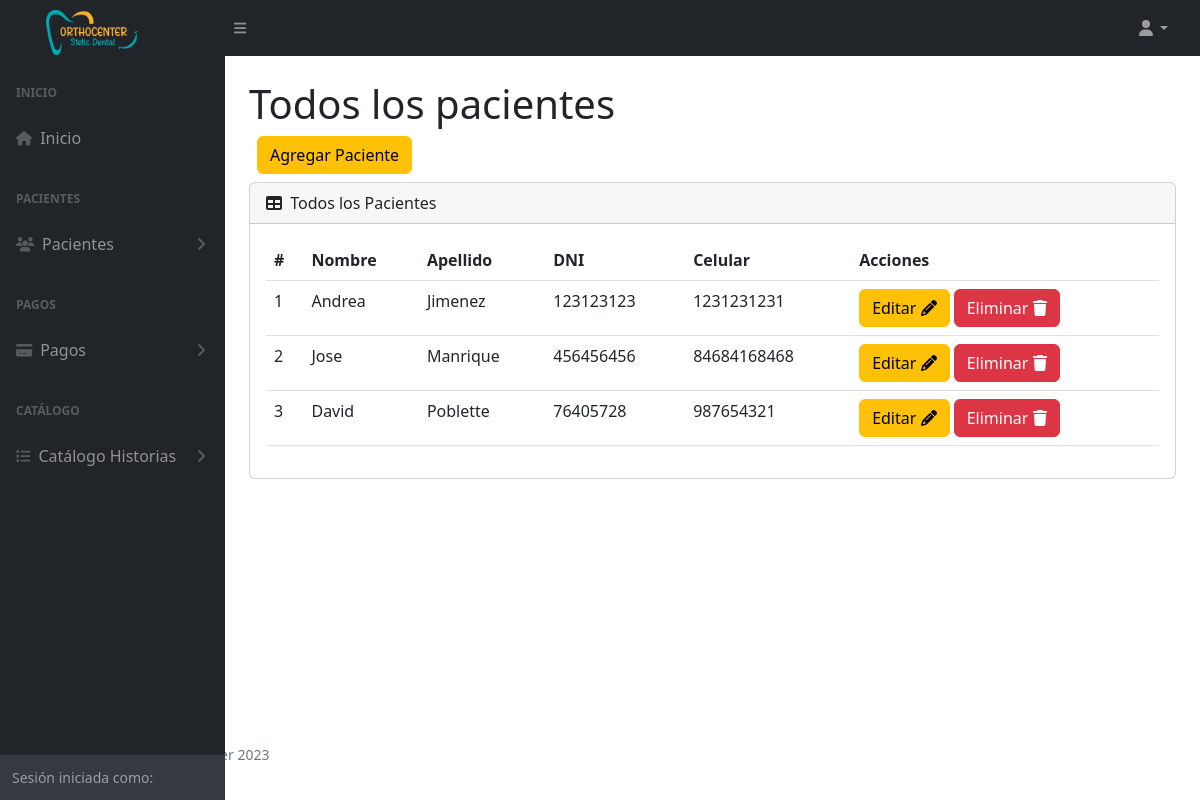
The app's page /pacientes (signed in), older data.
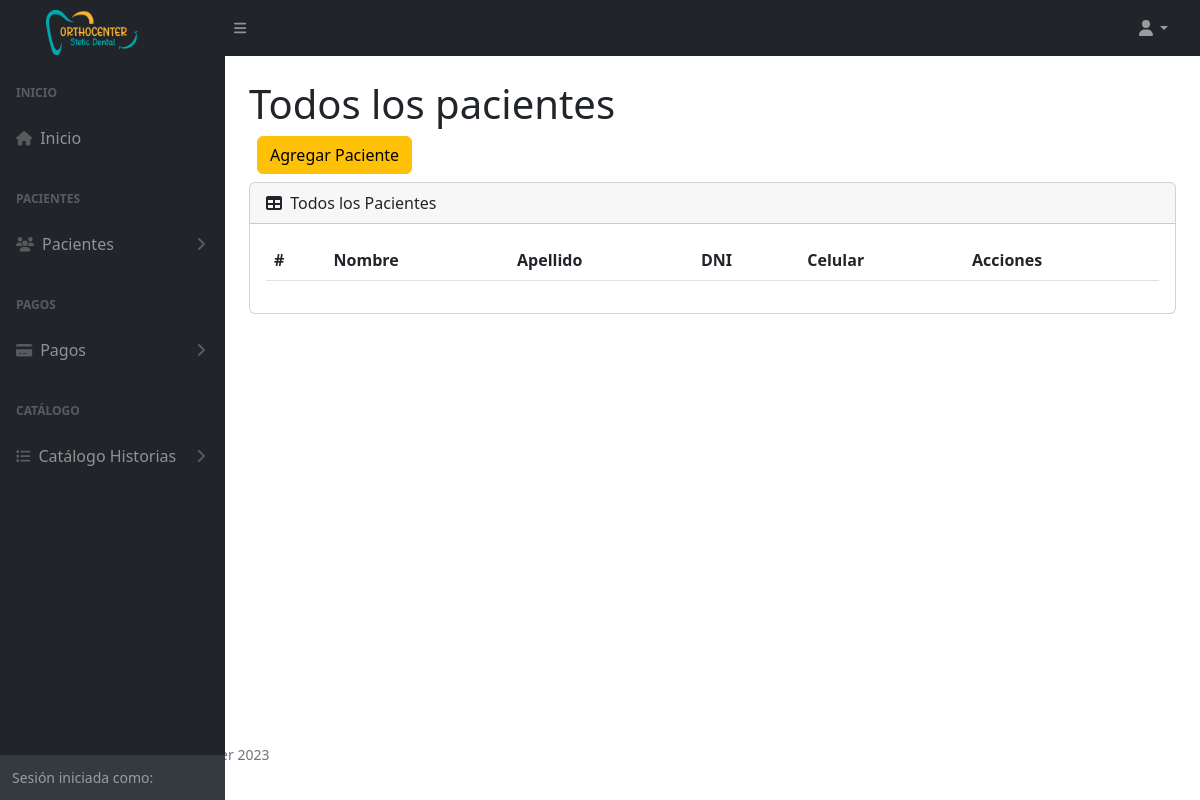
The same page, newer data.
### tables this page shows
CREATE TABLE `tba_paciente`  (
  `IdPaciente` int NOT NULL AUTO_INCREMENT,
  `NombrePaciente` varchar(100) NOT NULL,
  `ApellidoPaciente` varchar(100) NOT NULL,
  `DNIPaciente` int NOT NULL,
  `SexoPaciente` varchar(12) NULL DEFAULT NULL,
  `EdadPaciente` varchar(11) NULL DEFAULT NULL,
  `FechaNacimiento` date NULL DEFAULT NULL,
  `CelularPaciente` varchar(11) NOT NULL,
  `DomicilioPaciente` varchar(255) NULL DEFAULT NULL,
  `LugarProcedencia` varchar(100) NULL DEFAULT NULL,
  `LugarNacimiento` varchar(80) NULL DEFAULT NULL,
  `GradoInstruccion` varchar(20) NULL DEFAULT NULL,
  `RazaPaciente` varchar(20) NULL DEFAULT NULL,
  `OcupacionPaciente` varchar(20) NULL DEFAULT NULL,
  `ReligionPaciente` varchar(20) NULL DEFAULT NULL,
  `EstadoCivil` varchar(20) NULL DEFAULT NULL,
  `NumeroContactoPaciente` varchar(11) NULL DEFAULT NULL,
  `NombreContactoPaciente` varchar(100) NULL DEFAULT NULL,
  `UsuarioCreado` int NOT NULL,
  `UsuarioActualiza` int NOT NULL,
  `FechaCreacion` datetime NOT NULL,
  `FechaActualizacion` datetime NOT NULL,
  PRIMARY KEY (`IdPaciente`) USING BTREE
);

### controller/plantilla.controller.php (called while the page is built, shortened)
<?php
class ControllerPlantilla
{
  static public function ctrPlantilla()
  {
    include "view/plantilla.php";
  }
}

### index.php (called while the page is built, shortened)
<?php
require_once "controller/plantilla.controller.php";
require_once "controller/pacientes.controller.php";
require_once "controller/pagos.controller.php";
require_once "model/pacientes.model.php";
$plantilla = new ControllerPlantilla();
$plantilla -> ctrPlantilla();

### controller/pacientes.controller.php (called while the page is built, shortened)
<?php
class ControllerPacientes
{
  public static function ctrMostrarPacientes()
  {
    $tabla = "tba_paciente";
    $listaPacientes = ModelPacientes::mdlMostrarPacientes($tabla);
    return $listaPacientes;
  }
}

### model/conexion.php (called while the page is built)
<?php
class Conexion
{
  static public function conn()
  {
    $link = new PDO("mysql:host=localhost;dbname=db_orthocenter","root","");
		$link->exec("set names utf8");
		return $link;
  }
}

### model/pacientes.model.php (called while the page is built, shortened)
<?php
require_once "conexion.php";
class ModelPacientes
{
  public static function mdlMostrarPacientes($tabla)
  {
    $statement = Conexion::conn()->prepare("SELECT tba_paciente.IdPaciente, tba_paciente.NombrePaciente, tba_paciente.ApellidoPaciente, tba_paciente.DNIPaciente, tba_paciente.CelularPaciente FROM $tabla ORDER BY IdPaciente DESC");
    $statement -> execute();
    return $statement -> fetchAll();
  }
}

### view/modules/pacientes.php (the view, shortened to what this page needs)
</div>
        </div>
        <div class="sb-sidenav-footer">
          <div class="small">Sesión iniciada como:</div>
        </div>
      </nav>
    </div>
    <div id="layoutSidenav_content">
      <main class="bg">
        <div class="container-fluid px-4">
          <h1 class="mt-4">Todos los pacientes</h1>
          <div class="d-flex m-2">
            <button type="button" class="btn btn-warning" data-bs-toggle="modal" data-bs-target="#modalAgregarPaciente">
              Agregar Paciente
            </button>
          </div>
          <div class="card mb-4">
            <div class="card-header">
              <i class="fas fa-table me-1"></i>
              Todos los Pacientes
            </div>
            <div class="card-body">
              <table id="datatablesSimple" class="data-table-Paciente table">
                <thead>
                  <tr>
                    <th>#</th>
                    <th>Nombre</th>
                    <th>Apellido</th>
                    <th>DNI</th>
                    <th>Celular</th>
                    <th>Acciones</th>
                  </tr>
                </thead>
                <tbody>
                  <?php
                  $listaPacientes = ControllerPacientes::ctrMostrarPacientes();
                  foreach ($listaPacientes as $key => $value)
                  {
                    echo
                    '<tr>
                      <td>'.($key + 1).'</td>
                      <td>'.$value["NombrePaciente"].'</td>
                      <td>'.$value["ApellidoPaciente"].'</td>
                      <td>'.$value["DNIPaciente"].'</td>
                      <td>'.$value["CelularPaciente"].'</td>
                      <td>
                        <button class="btn btn-warning btnEditarPaciente" codPaciente="'.$value["IdPaciente"].'" data-bs-toggle="modal" data-bs-target="#modalEditarpaciente">Editar <i class="fa-solid fa-pencil"></i></button>
                        <button class="btn btn-danger btnEliminarPaciente" codPaciente="'.$value["IdPaciente"].'">Eliminar <i class="fa-solid fa-trash"></i></button>
                      </td>
                    </tr>';
                  }
                  ?>
                </tbody>
              </table>
            </div>
          </div>
        </div>
      </main>
    </div>
  </div>

Row changes from the older to the newer data that the page shows:
removed tba_paciente: NombrePaciente "Andrea", ApellidoPaciente "Jimenez", DNIPaciente "123123123", CelularPaciente "1231231231"
removed tba_paciente: NombrePaciente "Jose", ApellidoPaciente "Manrique", DNIPaciente "456456456", CelularPaciente "84684168468"
removed tba_paciente: NombrePaciente "David", ApellidoPaciente "Poblette", DNIPaciente "76405728", CelularPaciente "987654321"
